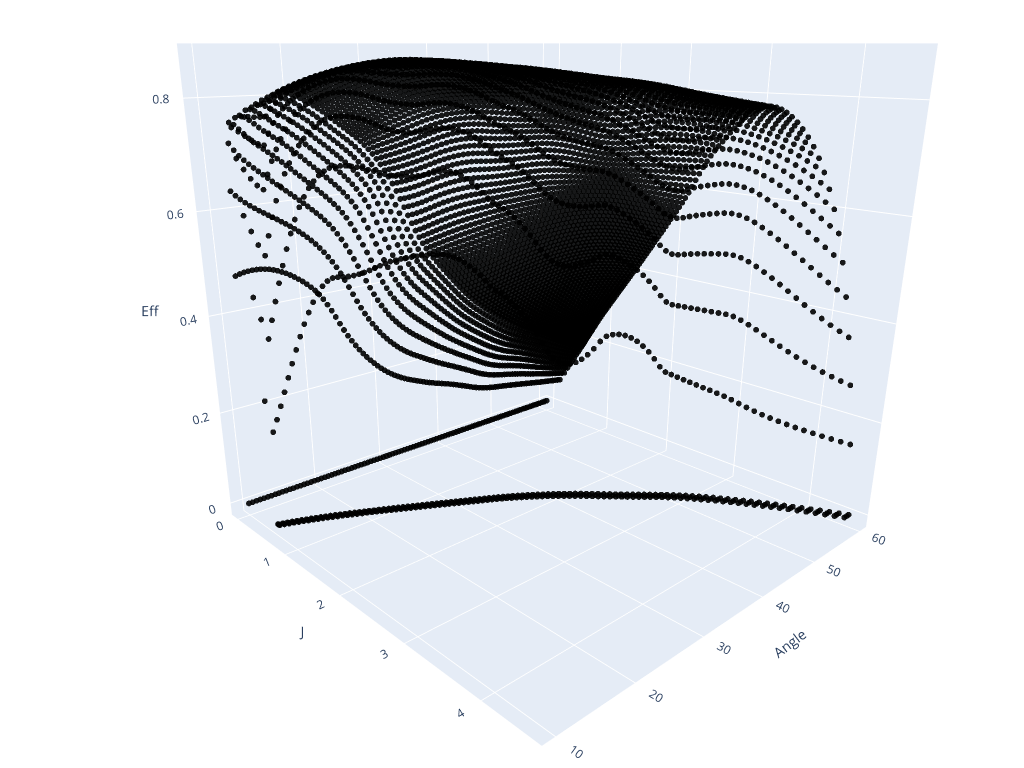

Notebook cell for this chart:
### Code cell
prop.draw_curves(y_max=60, top=False)

### Figure 1 — Plotly figure (JSON) as saved in the notebook; plotly's stock layout.template omitted (floating-point values rounded to 4 significant figures; data arrays with more than 128 entries replaced by an {"elided": "..."} marker saying what was removed)
{"data": [{"marker": {"color": "black", "opacity": 0.9, "size": 2}, "mode": "markers", "name": "Siatka", "type": "scatter3d", "x": {"elided": "6360 float values"}, "y": {"elided": "6360 float values"}, "z": {"elided": "6360 float values"}}], "layout": {"height": 768, "legend": {"font": {"size": 12}, "itemsizing": "trace", "title": {"text": "Data"}}, "margin": {"b": 0, "l": 0, "r": 0, "t": 0}, "scene": {"camera": {"center": {"y": -0.1, "z": -0.15}, "eye": {"x": 1.3, "y": -1.3, "z": 0.5}}, "xaxis": {"title": {"text": "J"}}, "yaxis": {"title": {"text": "Angle"}}, "zaxis": {"title": {"text": "Eff"}}}, "width": 1024}}
